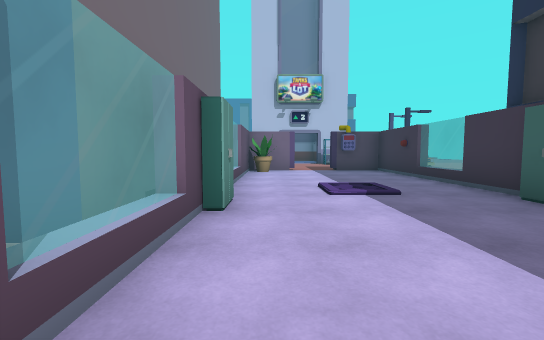
View 1 (above)

24 first-person views from a walk through a scene from a Unity 3-D project. The camera is 1.2 m above the floor, tilts 4° down and sees 90° across. The floor is counted in squares, 2 m on a side. Each view is taken from the middle of a square. On the plan, view 1 faces up. The plan holds only what a view shows up to about 9 squares ahead; the rest is blank. The place goes on beyond the plan. The player is left out. Some animated figures are not drawn. Door leaves are left out, so doorways stand open.

View 2
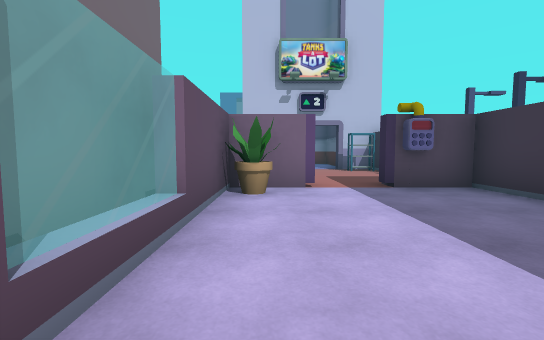

View 3
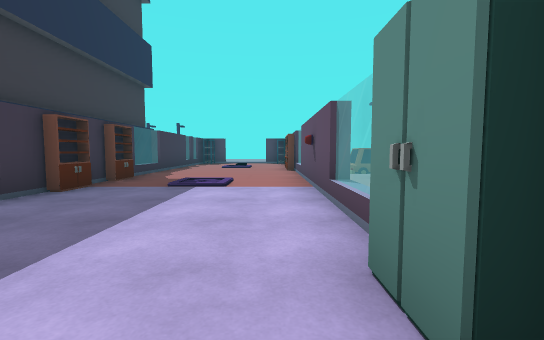

View 4
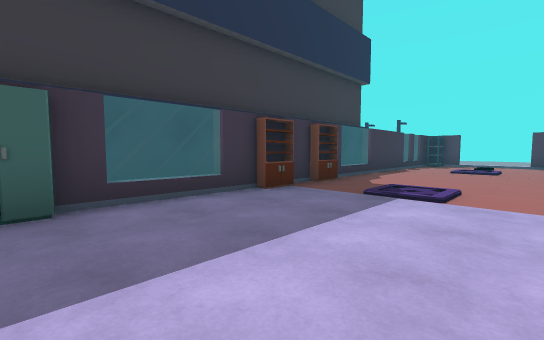

View 5
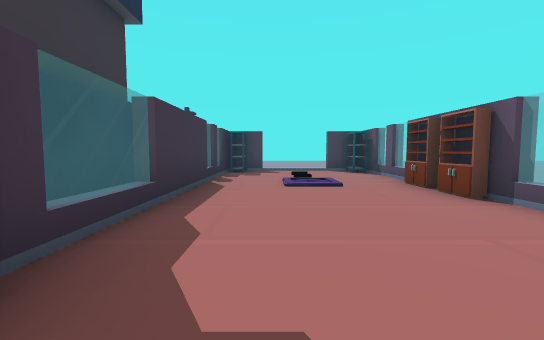

View 6
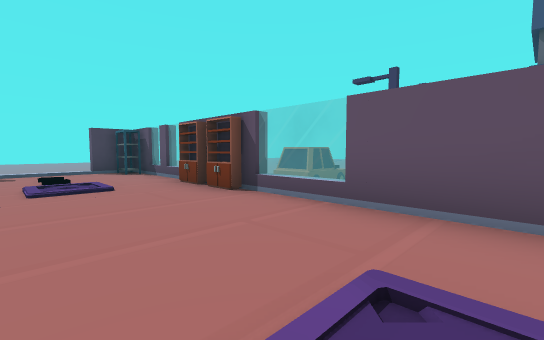

View 7
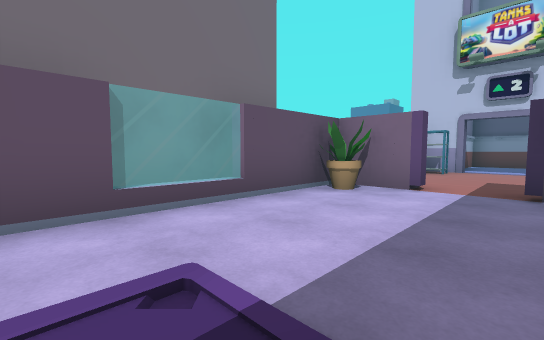

View 8
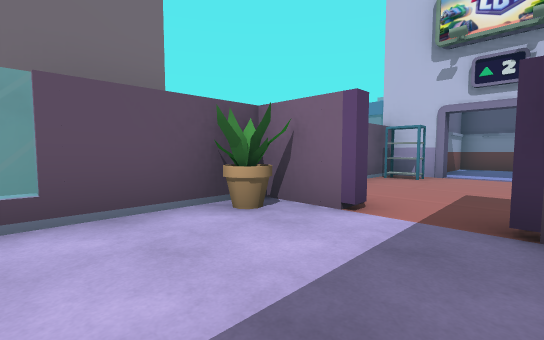

View 9
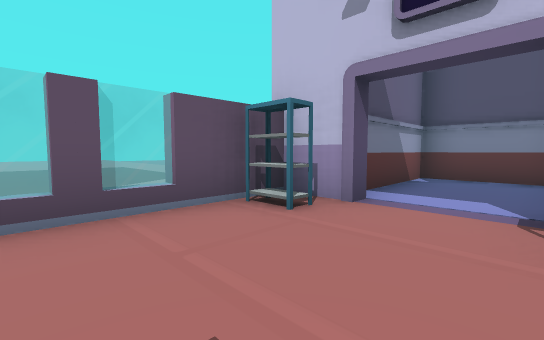

View 10
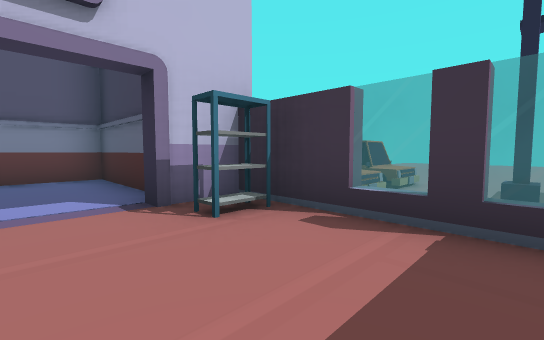

View 11
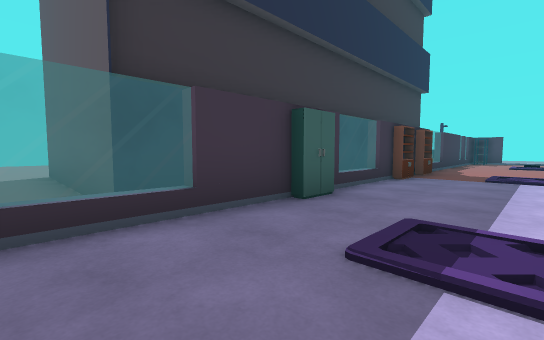

View 12
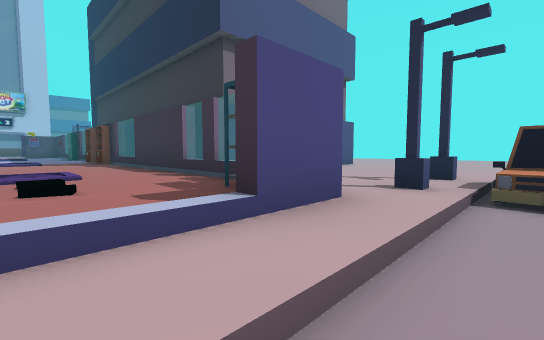

View 13
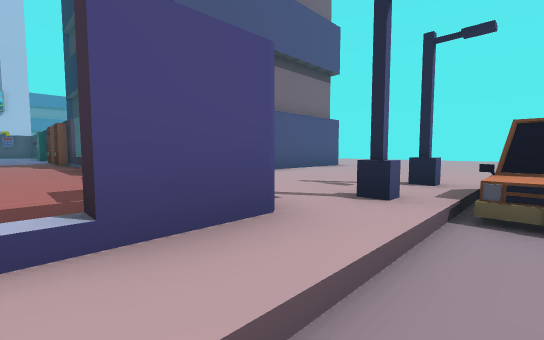

View 14
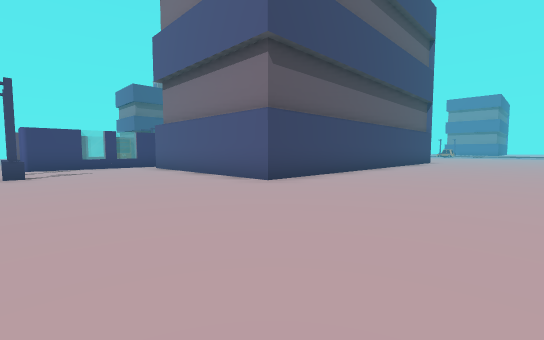

View 15
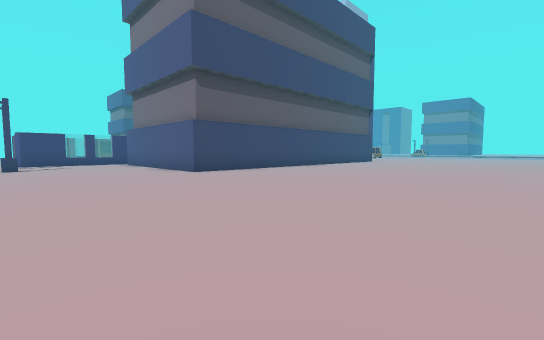

View 16
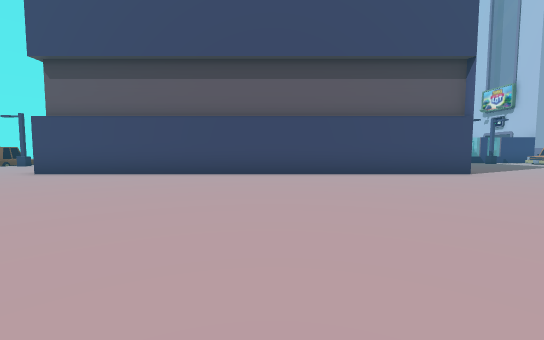

View 17
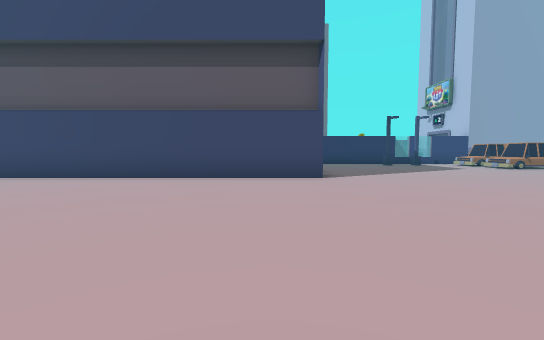

View 18
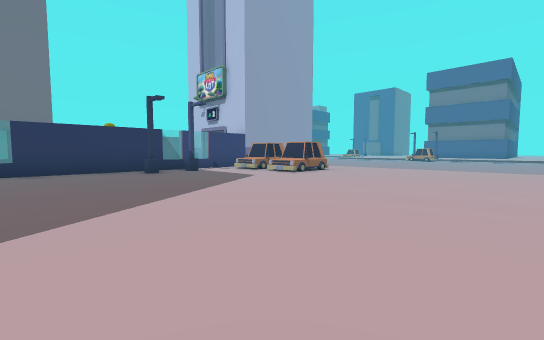

View 19
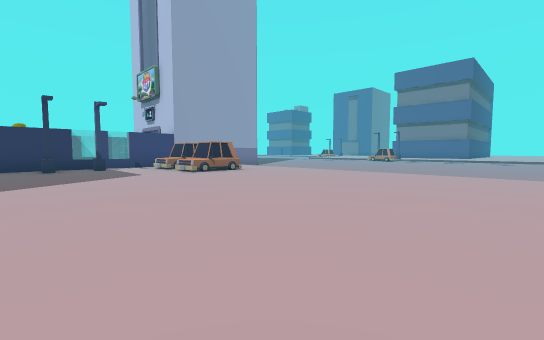

View 20
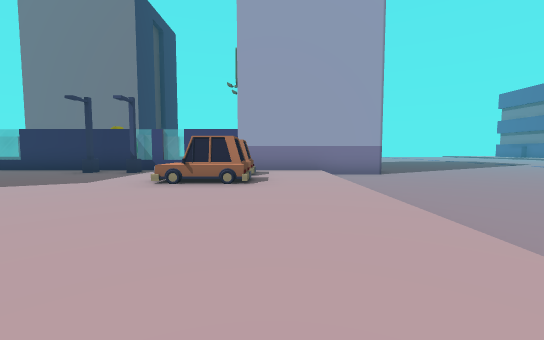

View 21
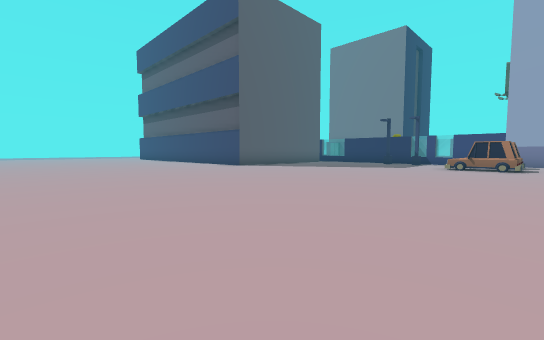

View 22
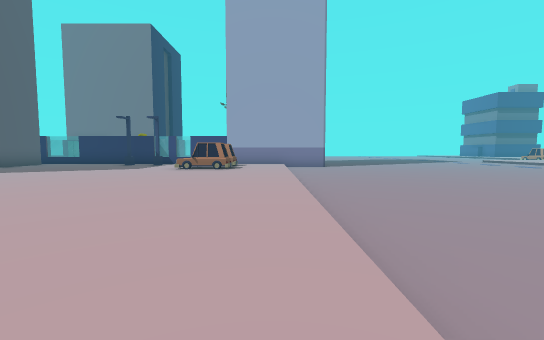

View 23
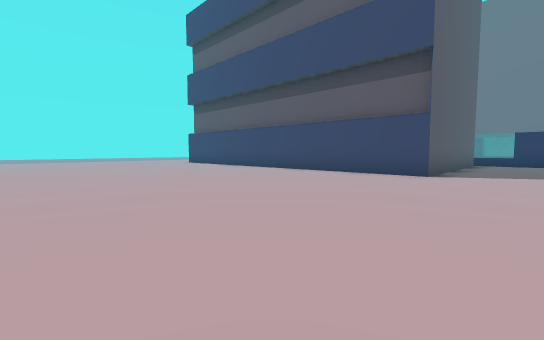

View 24
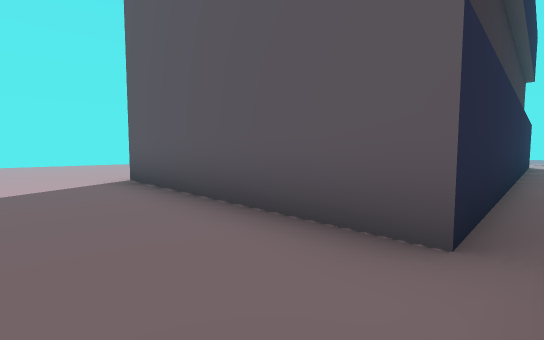

### Floor plan
Key: @ floor where view 1 was taken; # wall or solid block; . main floor; : floor 0.25 m higher than the main floor; - floor 0.25 m lower than the main floor; / step, stairs or slope; D open door; = window, fence, low wall or low ledge; O other object.
Columns run from 9 left of view 1 to 17 right of it. Each row starts with its distance up from view 1.
 18             ------------
 17          ####------------
 16          #::#------------
 15          #::#.............
 14          #::#..............
 13   ....  ##DD# OOO..........
 12   ....  ##::# OOO..........
 11 ......  =::::..............
 10 ......  =::::O.............
  9         ##DD#O.............
  8         #O::#..............
  7        ##:::#..............
  6        #=::::..............
  5        #=::::.######.......
  4        ##:::#.#    #.......
  3        ##:::#.#    #.......
  2        #=::::.#    #.......
  1         =::::.#    #.......
  0         #@::#.#    #.......
 -1         #:::#.#    #.......
 -2        .#:::#.#    #.......
 -3       O.=::::.#    #.......
 -4       //=::::.#    #.......
 -5       O #:::#.#    #.......
 -6         #:/:#.######.......
 -7         =:/::..............
 -8         =:/::..............
 -9         ##/:#..............
-10           //..OO...........
-11           ----/O

Positions as (right, up) in squares from view 1, and headings:
1: (0, 0), facing up
2: (0, 4), facing up
3: (0, 4), facing down
4: (0, 3), facing down-right
5: (2, -1), facing down
6: (2, -1), facing down-left
7: (2, 4), facing up-left
8: (2, 6), facing up-left
9: (2, 10), facing up-left
10: (1, 10), facing up-right
11: (1, 6), facing down-right
12: (1, -11), facing up-right
13: (2, -11), facing up-right
14: (14, -10), facing up-left
15: (17, -10), facing up-left
16: (17, 0), facing left
17: (16, 4), facing left
18: (12, 6), facing up-left
19: (14, 8), facing up-left
20: (12, 14), facing left
21: (17, 14), facing down-left
22: (16, 15), facing left
23: (17, 7), facing down-left
24: (4, 7), facing down-right
